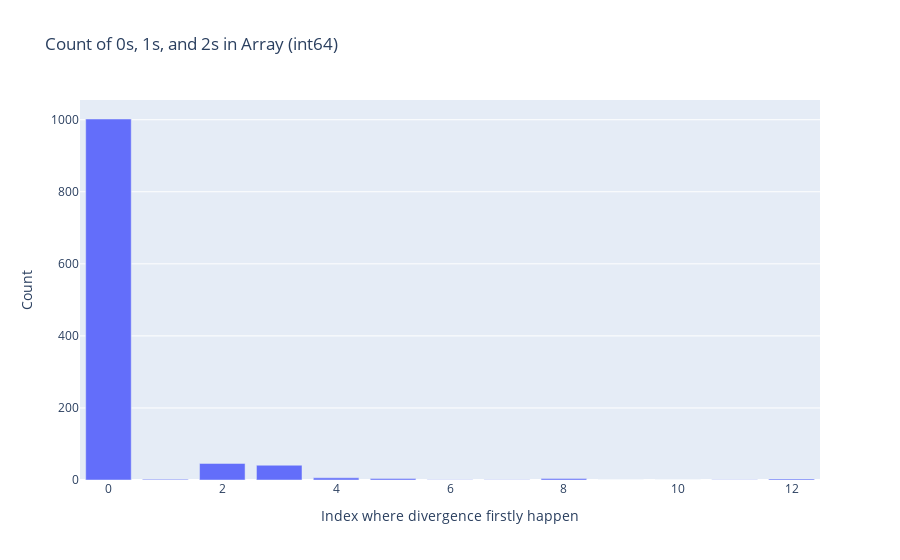

Notebook code for this chart:
### Code cell
counts = np.bincount(filtered_array)
values = np.arange(len(counts))

# 使用Plotly绘制条形图
fig = go.Figure(data=go.Bar(x=values, y=counts))
fig.update_layout(title='Count of 0s, 1s, and 2s in Array (int64)', xaxis_title='Index where divergence firstly happen', yaxis_title='Count')
fig.show()

### Figure 1 — Plotly figure (JSON) as saved in the notebook; plotly's stock layout.template omitted (floating-point values rounded to 4 significant figures)
{"data": [{"type": "bar", "x": [0, 1, 2, 3, 4, 5, 6, 7, 8, 9, 10, 11, 12], "y": [1002, 2, 46, 41, 6, 4, 1, 1, 4, 0, 0, 1, 3]}], "layout": {"title": {"text": "Count of 0s, 1s, and 2s in Array (int64)"}, "xaxis": {"title": {"text": "Index where divergence firstly happen"}}, "yaxis": {"title": {"text": "Count"}}}}
